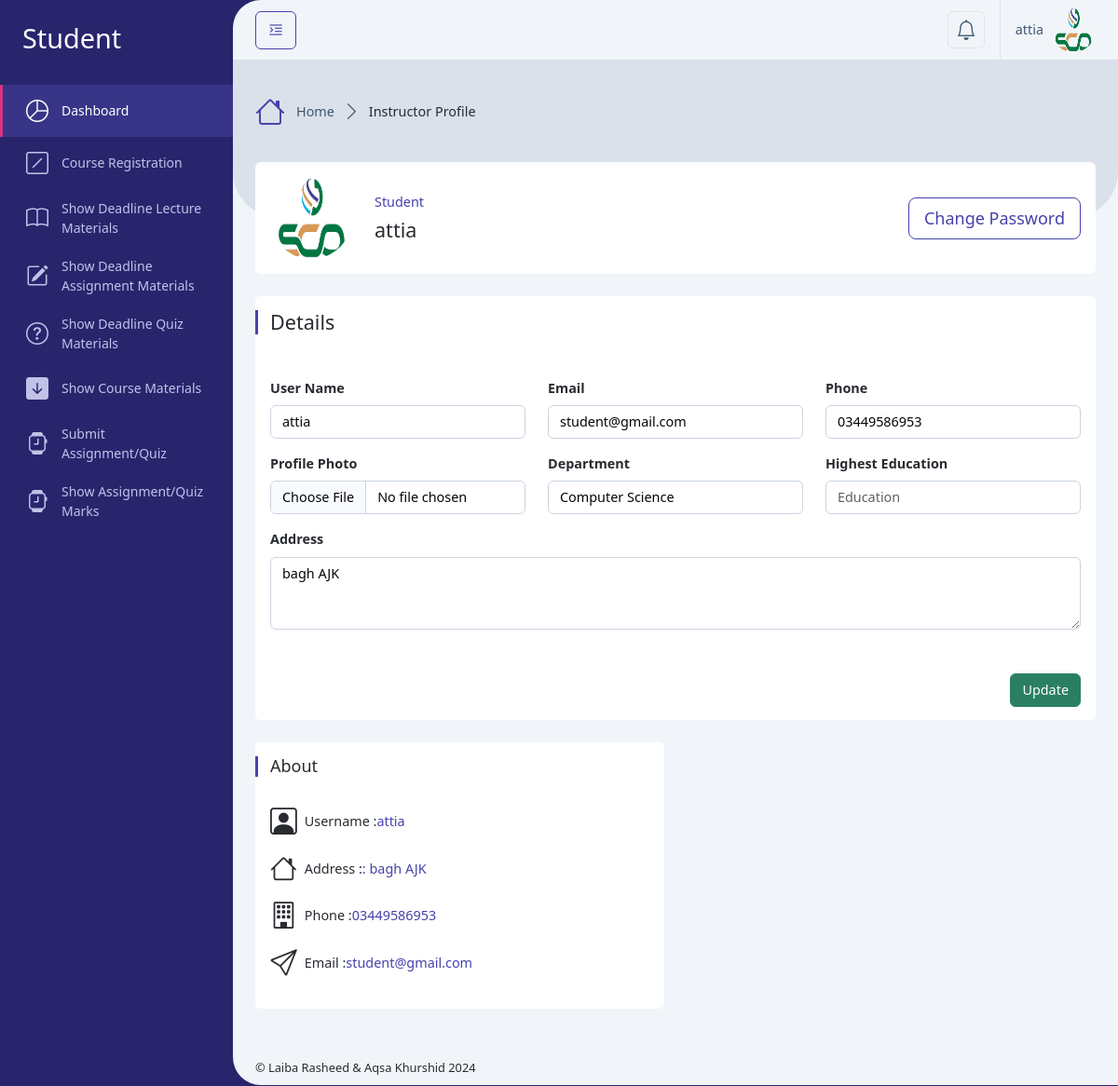
Page /Instructor/profile.php (signed in) on the committed database.
### tables this page shows
CREATE TABLE `users` (
  `id` int(11) NOT NULL,
  `username` varchar(50) NOT NULL,
  `email` varchar(100) NOT NULL,
  `address` varchar(255) DEFAULT NULL,
  `phone` varchar(20) DEFAULT NULL,
  `department` varchar(255) DEFAULT NULL,
  `student_semester` varchar(100) DEFAULT NULL,
  `instructor_education` varchar(255) DEFAULT NULL,
  `profile_photo` varchar(256) DEFAULT NULL,
  `password` varchar(255) NOT NULL,
  `role_id` int(11) NOT NULL,
  `isActive` tinyint(2) DEFAULT 0,
  `created_at` timestamp NOT NULL DEFAULT current_timestamp()
);

### Instructor/profile.php (called while the page is built, shortened)
<?php
require '../Database/config.php';
$user = getUserData($_SESSION['user_id']);
include '../setting/_Layout.php';
?>

### Database/config.php (called while the page is built, shortened)
<?php
    $servername = "localhost";
    $username = "root";
    $password = "";
    $dbname = "course_ms";
    $conn = new mysqli($servername, $username, $password, $dbname);
    function getUserData($user_id) {
        global $conn;
        $stmt = $conn->prepare("SELECT * FROM users WHERE id = ?");
        $stmt->bind_param("i", $user_id);
        $stmt->execute();
        $result = $stmt->get_result();
        return $result->fetch_assoc();
    }
?>

### Instructor/profile_content.php (the view, shortened to what this page needs)
<?php
	$user_id = $_SESSION['user_id'];
	$stmt = $conn->prepare("SELECT * FROM users WHERE id = ?");
	$stmt->bind_param("i", $user_id);
	$stmt->execute();
	$user_result = $stmt->get_result();
	$user = $user_result->fetch_assoc();
?>
<div class="row justify-content-center">
    <div class="col-xxl-12">
        <div class="card mb-4">
            <div class="card-body">
                <div class="row align-items-center">
                    <div class="col-auto">
                        <img src="../assets/uploads/<?php echo htmlspecialchars($user['profile_photo']); ?>" class="img-5xx rounded-circle" alt="Profile Photo" />
                    </div>
                    <div class="col">
                        <h6 class="text-primary">
                            <?php
                                switch ($_SESSION['role_id']) {
                                    case 1:
                                        echo htmlspecialchars('Student');
                                        break;
                                }
                            ?>
                        </h6>
                        <h4 class="m-0"><?php echo htmlspecialchars($user['username']); ?></h4>
                    </div>
                    <div class="col-12 col-md-auto">
                        <a href="#!" class="btn btn-outline-primary btn-lg">Change Password</a>
                    </div>
                </div>
            </div>
        </div>
    </div>
</div>
<div class="row">
    <div class="col-xxl-3 col-sm-6 col-12 order-xxl-1 order-xl-2 order-lg-2 order-md-2 order-sm-2">
        <div class="card mb-4">
            <div class="card-header">
                <h5 class="card-title">About</h5>
            </div>
            <div class="card-body">
                <h6 class="d-flex align-items-center mb-3">
                    <i class="bi bi-person-square fs-2 me-2"></i> Username :
                    <span class="text-primary"><?php echo htmlspecialchars($user['username']); ?></span>
                </h6>
                <h6 class="d-flex align-items-center mb-3">
                    <i class="bi bi-house fs-2 me-2"></i> Address :
                    <span class="text-primary">: <?php echo htmlspecialchars($user['address']); ?></span>
                </h6>
                <h6 class="d-flex align-items-center mb-3">
                    <i class="bi bi-building fs-2 me-2"></i> Phone :
                    <span class="text-primary"><?php echo htmlspecialchars($user['phone']); ?></span>
                </h6>
				<h6 class="d-flex align-items-center mb-3">
                    <i class="bi bi-send fs-2 me-2"></i> Email :
                    <span class="text-primary"><?php echo htmlspecialchars($user['email']); ?></span>
                </h6>
            </div>
        </div>
    </div>
    <div class="col-xxl-9 col-sm-12 col-12 order-xxl-2 order-xl-1 order-lg-1 order-md-1 order-sm-1">
        <div class="card mb-4">
            <form action="Controller/profile_update.php" method="POST" enctype="multipart/form-data">
                <div class="card-header">
                    <h4 class="card-title mb-3">Details</h4>
                </div>
                <div class="card-body">
                    <div class="row">
                        <div class="col-lg-4 col-sm-4 col-12">
                            <div class="mb-3">
                                <label class="form-label">User Name</label>
                                <input type="text" class="form-control" name="username" placeholder="Enter UserName" value="<?php echo htmlspecialchars($user['username']); ?>" required/>
                            </div>
                        </div>
                        <div class="col-lg-4 col-sm-4 col-12">
                            <div class="mb-3">
                                <label class="form-label">Email</label>
                                <input type="email" class="form-control" name="email" placeholder="Enter email address" value="<?php echo htmlspecialchars($user['email']); ?>" required/>
                            </div>
                        </div>
                        <div class="col-lg-4 col-sm-4 col-12">
                            <div class="mb-3">
                                <label class="form-label">Phone</label>
                                <input type="number" class="form-control" name="phone" placeholder="Enter phone number" value="<?php echo htmlspecialchars($user['phone']); ?>" required/>
                            </div>
                        </div>
                        <div class="col-sm-4 col-12">
							<div class="mb-3">
								<label class="form-label">Profile Photo</label>
								<input class="form-control" type="file" name="profile_photo">
							</div>
                        </div>
                        <div class="col-sm-4 col-12">
							<div class="mb-3">
								<label class="form-label">Department</label>
                                <input type="text" class="form-control" name="department" placeholder="Department" value="<?php echo htmlspecialchars($user['department']); ?>" required/>
							</div>
                        </div>
                        <div class="col-sm-4 col-12">
							<div class="mb-3">
								<label class="form-label">Highest Education</label>
                                <input type="text" class="form-control" name="instructor_education" placeholder="Education" value="<?php echo htmlspecialchars($user['instructor_education']); ?>" required/>
							</div>
                        </div>
                        <div class="col-sm-12 col-12">
                            <div class="mb-3">
                                <label class="form-label">Address</label>
                                <textarea class="form-control" name="address" placeholder="Enter Address" rows="3" required><?php echo htmlspecialchars($user['address']); ?></textarea>
                            </div>
                        </div>
                    </div>
                </div>
                <div class="card-footer">
                    <div class="d-flex gap-2 justify-content-end">
                        <button type="submit" class="btn btn-success">Update</button>
                    </div>
                </div>
            </form>
        </div>
    </div>
</div>

### setting/_Header.php (shortened to what this page needs)
<div class="app-header d-flex align-items-center">
    <div class="d-flex">
        <button class="btn btn-outline-primary me-2 pin-sidebar" id="pin-sidebar">
            <i class="bi bi-text-indent-left fs-5"></i>
        </button>
    </div>
    <div class="header-actions">
        <div class="dropdown ms-2">
            <a class="dropdown-toggle d-flex p-2 border rounded-2" href="#!" role="button" data-bs-toggle="dropdown"
                aria-expanded="false">
                <i class="bi bi-bell fs-4 lh-1"></i>
            </a>
        </div>
        <div class="dropdown ms-3">
            <a id="userSettings" class="dropdown-toggle d-flex py-2 align-items-center ps-3 border-start" href="#!"
                role="button" data-bs-toggle="dropdown" aria-expanded="false">
                <span class="d-none d-md-block me-2"><?php echo htmlspecialchars($user['username']); ?></span>
                <img src="../assets/uploads/<?php echo htmlspecialchars($user['profile_photo']); ?>" class="rounded-circle img-3x" alt="Bootstrap Gallery" />
            </a>
        </div>
    </div>
</div>

### rows in the picture
users: username "attia", profile_photo (picture), address "bagh AJK", phone "03449586953", email "student@gmail.com", department "Computer Science"

### other values in the picture
$roleTitle "Student"
$title "Instructor Profile"
